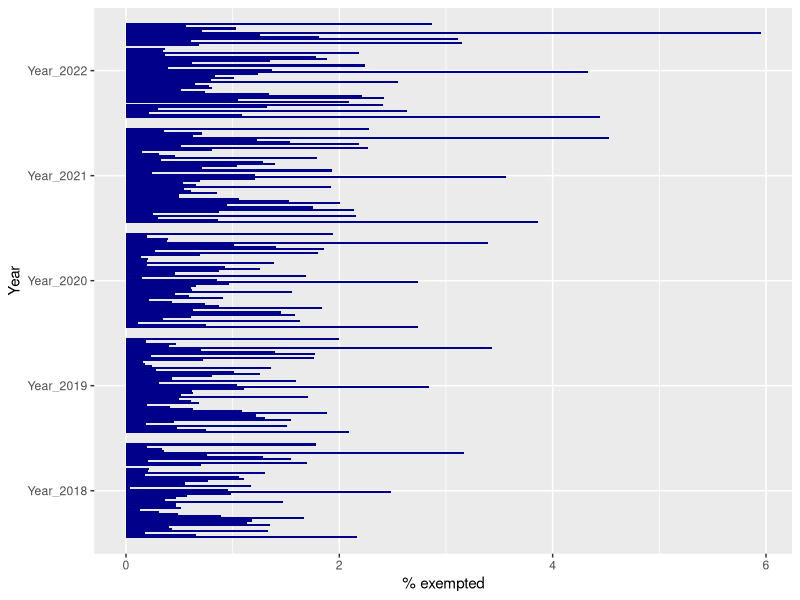

Recreate this plot in R. (Note: this script raises an error after producing the figure.)
library(tidyverse)
library(readxl)

data_source <- 
  "https://dph.sc.gov/sites/scdph/files/media/document/Religious_Exemption_Rates_Last_5_School_Years_as_of_22-23.pdf"

vax_data <-
  read_excel(
    "Religious exemptions through 2023.xlsx",
    sheet = 2
  )

vax_clean <-
  vax_data |> 
  select(
    County,
    `2018-2019_pct`,
    `2019-2020_pct`,
    `2020-2021_pct`,
    `2021-2022_pct`,
    `2022-2023_pct`
  ) |> 
  rename(
    "Year_2018" = `2018-2019_pct`,
    "Year_2019" = `2019-2020_pct`,
    "Year_2020" = `2020-2021_pct`,
    "Year_2021" = `2021-2022_pct`,
    "Year_2022" = `2022-2023_pct`
  ) |> 
  pivot_longer(
    2:6,
    names_to = "Year",
    values_to = "% exempted"
  ) |> 
  mutate(
    `% exempted` = `% exempted` * 100
  ) |> 
  group_by(
    County
  ) |> 
  ungroup() |> 
  arrange(Year, County) 

ggplot(
  data = vax_clean |> filter(County != "Statewide"),
  aes(x = Year, y = `% exempted`, group = County, fill = "dark blue")
) +
  scale_fill_manual(values = "dark blue") +
  geom_col(position = position_dodge()) +
  coord_flip() +
  theme(
    legend.position = "none"
  )

vax_overall_increase <-
  vax_clean |> 
  filter(
    Year %in% c("Year_2018", "Year_2022")
  ) |> 
  pivot_wider(
    names_from = "Year",
    values_from = "% exempted"
  ) |> 
  mutate(
    pct_change = Year_2022 - Year_2018
  )

ggplot(
  data = vax_overall_increase |> filter(County != "Statewide"),
  aes(x = desc(as.numeric(Year)), y = `% exempted`, group = County, fill = "green")
) +
  scale_fill_manual(values = "dark green") +
  geom_col(position = position_dodge()) +
  coord_flip() +
  theme(
    legend.position = "none"
  )
